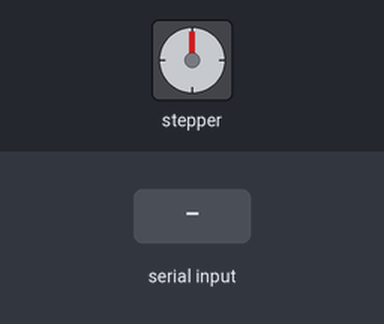
This sketch was run on a simulated Arduino Uno, built with avr-gcc and run on an emulated ATmega328P. Parts: stepper motor. The test bench sets the inputs (shaded band). Stepper angles assume 2048 steps per turn; what the sketch prints to the serial monitor is not drawn.

Above: at 1.2 s.
1.3 s: "90,45\n" received over Serial
At 2.51 s:
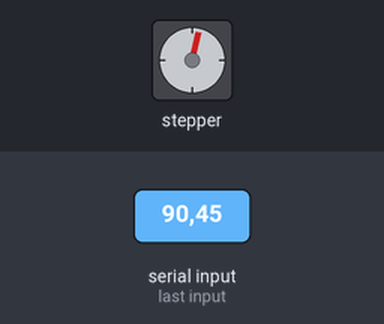
At 3.42 s:
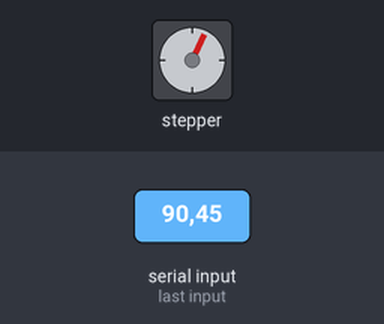
10.3 s: "30,150\n" received over Serial
At 10.67 s:
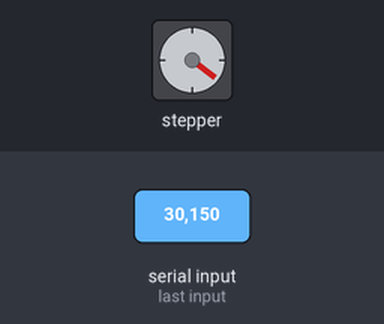
13.3 s: "90,45\n" received over Serial
Timing chart, 0 to 25.3 s (numbered marks = the images above; inputs shaded):
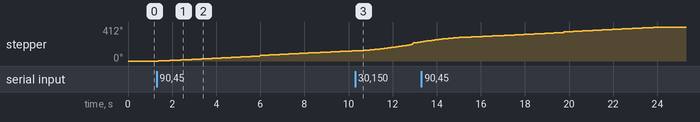

Measured:
- after the input at 1.3 s, stepper: keeps turning clockwise at about 14°/s, starting after 0.08 s

The sketch:

speed_control.ino
```cpp
#include <Stepper.h>

const int STEPS_PER_REV = 2048;
const int IN1 = 8;
const int IN2 = 9;
const int IN3 = 10;
const int IN4 = 11;

Stepper stepper(STEPS_PER_REV, IN1, IN3, IN2, IN4);

// 速度控制變數
int currentSpeed = 5;  // 初始速度
int targetSteps = 0;   // 目標步數
int currentPosition = 0;  // 目前位置

void setup() {
  Serial.begin(9600);
  stepper.setSpeed(currentSpeed);

  Serial.println("速度控制模式");
  Serial.println("輸入格式：速度,步數");
  Serial.println("例如：10,1024 表示速度10RPM移動1024步");
}

void loop() {
  if (Serial.available() > 0) {
    // 讀取速度和步數
    int speed = Serial.parseInt();
    if (Serial.read() == ',') {
      int steps = Serial.parseInt();

      if (speed > 0 && steps != 0) {
        Serial.print("速度: ");
        Serial.print(speed);
        Serial.print(" RPM, 步數: ");
        Serial.println(steps);

        // 執行加速運動
        smoothMove(speed, steps);
      }
    }
  }
}

// 平滑加速移動
void smoothMove(int targetSpeed, int steps) {
  // 記錄移動方向
  int direction = steps > 0 ? 1 : -1;
  steps = abs(steps);

  // 加速階段
  for (int speed = currentSpeed; speed <= targetSpeed; speed++) {
    stepper.setSpeed(speed);
    stepper.step(direction * (steps/10));
    delay(50);
  }

  // 維持速度移動
  stepper.setSpeed(targetSpeed);
  stepper.step(direction * (steps * 8/10));

  // 減速階段
  for (int speed = targetSpeed; speed >= currentSpeed; speed--) {
    stepper.setSpeed(speed);
    stepper.step(direction * (steps/10));
    delay(50);
  }

  // 更新位置
  currentPosition += steps * direction;
  Serial.print("目前位置: ");
  Serial.println(currentPosition);
}
```
